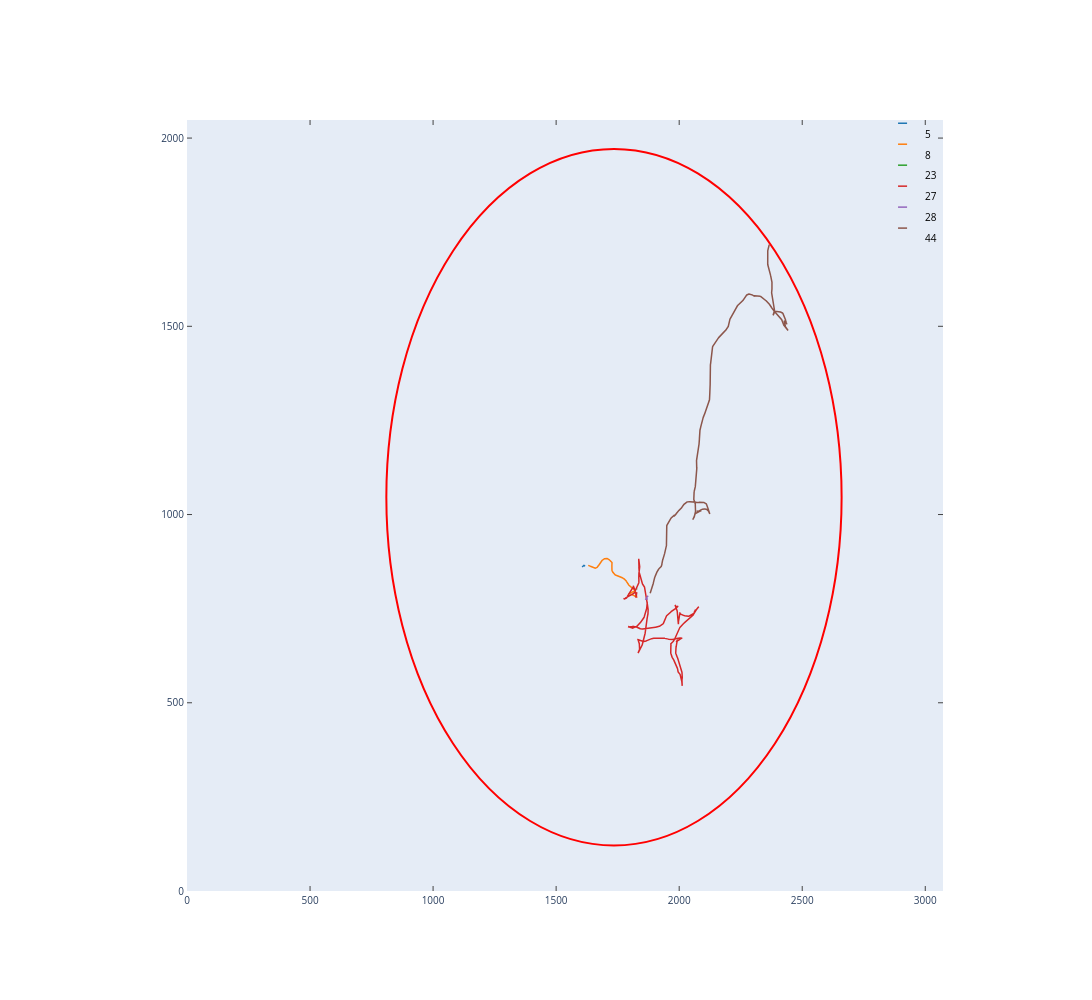

Source (notebook cell):
### Code cell


### Figure 1 — Plotly figure (JSON) as saved in the notebook; plotly's stock layout.template omitted (floating-point values rounded to 4 significant figures; data arrays with more than 128 entries replaced by an {"elided": "..."} marker saying what was removed)
{"data": [{"line": {"color": "rgba (31, 119, 180, 1)", "dash": "solid", "width": 1.5}, "mode": "lines", "name": "5", "type": "scatter", "x": [1606.0, 1606.0, 1606.0, 1607.0, 1607.0, 1607.0, 1608.0, 1608.0, 1609.0, 1609.0, 1610.0, 1610.0, 1610.0, 1610.0, 1610.0, 1611.0, 1611.0, 1611.0, 1612.0, 1612.0, 1613.0, 1613.0, 1613.0, 1614.0, 1614.0, 1614.0, 1615.0, 1615.0, 1616.0, 1616.0, 1617.0, 1617.0, 1617.0, 1617.0, 1618.0], "xaxis": "x", "y": [860.7, 861.1, 861.2, 861.8, 862.0, 862.3, 862.7, 862.9, 863.3, 863.5, 863.7, 863.8, 863.7, 863.7, 863.8, 864.0, 864.1, 864.1, 864.1, 864.5, 864.1, 864.1, 864.2, 864.2, 864.0, 864.0, 863.9, 863.8, 863.8, 863.7, 863.5, 863.5, 863.2, 863.1, 863.2], "yaxis": "y"}, {"line": {"color": "rgba (255, 127, 14, 1)", "dash": "solid", "width": 1.5}, "mode": "lines", "name": "8", "type": "scatter", "x": {"elided": "400 float values"}, "xaxis": "x", "y": {"elided": "400 float values"}, "yaxis": "y"}, {"line": {"color": "rgba (44, 160, 44, 1)", "dash": "solid", "width": 1.5}, "mode": "lines", "name": "23", "type": "scatter", "x": [1827.0, 1827.0, 1827.0, 1828.0, 1828.0, 1828.0, 1828.0, 1828.0, 1828.0, 1828.0, 1828.0, 1828.0, 1828.0, 1828.0, 1828.0, 1828.0, 1827.0], "xaxis": "x", "y": [801.2, 801.6, 801.7, 801.9, 802.1, 802.2, 802.5, 802.5, 802.6, 803.0, 802.6, 802.9, 803.2, 803.4, 803.7, 803.5, 803.9], "yaxis": "y"}, {"line": {"color": "rgba (214, 39, 40, 1)", "dash": "solid", "width": 1.5}, "mode": "lines", "name": "27", "type": "scatter", "x": {"elided": "2336 float values"}, "xaxis": "x", "y": {"elided": "2336 float values"}, "yaxis": "y"}, {"line": {"color": "rgba (148, 103, 189, 1)", "dash": "solid", "width": 1.5}, "mode": "lines", "name": "28", "type": "scatter", "x": [1863.0, 1863.0, 1863.0, 1864.0, 1864.0, 1865.0, 1865.0, 1872.0, 1866.0, 1867.0, 1867.0, 1867.0, 1867.0, 1868.0, 1869.0, 1869.0, 1869.0, 1869.0, 1869.0, 1870.0, 1870.0, 1870.0, 1871.0, 1871.0, 1871.0, 1872.0, 1871.0, 1872.0, 1873.0, 1873.0, 1874.0, 1874.0], "xaxis": "x", "y": [773.4, 774.4, 774.8, 775.2, 775.3, 775.7, 776.1, 775.2, 777.1, 777.7, 778.0, 778.1, 778.5, 778.8, 779.3, 779.4, 779.5, 779.9, 779.9, 780.3, 780.5, 780.9, 781.6, 781.4, 781.7, 782.2, 782.4, 782.9, 783.2, 783.2, 784.0, 784.0], "yaxis": "y"}, {"line": {"color": "rgba (140, 86, 75, 1)", "dash": "solid", "width": 1.5}, "mode": "lines", "name": "44", "type": "scatter", "x": {"elided": "2614 float values"}, "xaxis": "x", "y": {"elided": "2614 float values"}, "yaxis": "y"}], "layout": {"annotations": [{"align": "left", "font": {"color": "#000000", "size": 10}, "opacity": 1, "showarrow": false, "text": "5", "x": 0.974, "xanchor": "left", "xref": "paper", "y": 0.9708, "yanchor": "bottom", "yref": "paper"}, {"align": "left", "font": {"color": "#000000", "size": 10}, "opacity": 1, "showarrow": false, "text": "8", "x": 0.974, "xanchor": "left", "xref": "paper", "y": 0.9436, "yanchor": "bottom", "yref": "paper"}, {"align": "left", "font": {"color": "#000000", "size": 10}, "opacity": 1, "showarrow": false, "text": "23", "x": 0.974, "xanchor": "left", "xref": "paper", "y": 0.9164, "yanchor": "bottom", "yref": "paper"}, {"align": "left", "font": {"color": "#000000", "size": 10}, "opacity": 1, "showarrow": false, "text": "27", "x": 0.974, "xanchor": "left", "xref": "paper", "y": 0.8892, "yanchor": "bottom", "yref": "paper"}, {"align": "left", "font": {"color": "#000000", "size": 10}, "opacity": 1, "showarrow": false, "text": "28", "x": 0.974, "xanchor": "left", "xref": "paper", "y": 0.862, "yanchor": "bottom", "yref": "paper"}, {"align": "left", "font": {"color": "#000000", "size": 10}, "opacity": 1, "showarrow": false, "text": "44", "x": 0.974, "xanchor": "left", "xref": "paper", "y": 0.8348, "yanchor": "bottom", "yref": "paper"}], "autosize": false, "height": 1000, "hovermode": "closest", "margin": {"b": 109, "l": 187, "pad": 0, "r": 149, "t": 120}, "shapes": [{"line": {"color": "rgba (31, 119, 180, 1)", "dash": "solid", "width": 1.5}, "type": "line", "x0": 0.9405, "x1": 0.9525, "xref": "paper", "y0": 0.9958, "y1": 0.9958, "yref": "paper"}, {"line": {"color": "rgba (255, 127, 14, 1)", "dash": "solid", "width": 1.5}, "type": "line", "x0": 0.9405, "x1": 0.9525, "xref": "paper", "y0": 0.9686, "y1": 0.9686, "yref": "paper"}, {"line": {"color": "rgba (44, 160, 44, 1)", "dash": "solid", "width": 1.5}, "type": "line", "x0": 0.9405, "x1": 0.9525, "xref": "paper", "y0": 0.9414, "y1": 0.9414, "yref": "paper"}, {"line": {"color": "rgba (214, 39, 40, 1)", "dash": "solid", "width": 1.5}, "type": "line", "x0": 0.9405, "x1": 0.9525, "xref": "paper", "y0": 0.9142, "y1": 0.9142, "yref": "paper"}, {"line": {"color": "rgba (148, 103, 189, 1)", "dash": "solid", "width": 1.5}, "type": "line", "x0": 0.9405, "x1": 0.9525, "xref": "paper", "y0": 0.887, "y1": 0.887, "yref": "paper"}, {"line": {"color": "rgba (140, 86, 75, 1)", "dash": "solid", "width": 1.5}, "type": "line", "x0": 0.9405, "x1": 0.9525, "xref": "paper", "y0": 0.8598, "y1": 0.8598, "yref": "paper"}, {"line": {"color": "red"}, "type": "circle", "x0": 810, "x1": 2660, "xref": "x", "y0": 121, "y1": 1971, "yref": "y"}], "showlegend": false, "width": 1500, "xaxis": {"anchor": "y", "domain": [0, 1], "mirror": "ticks", "nticks": 8, "range": [0, 3072], "showgrid": false, "showline": true, "side": "bottom", "tickfont": {"size": 10}, "ticks": "inside", "type": "linear", "zeroline": false}, "yaxis": {"anchor": "x", "domain": [0, 1], "mirror": "ticks", "nticks": 10, "range": [0, 2048], "showgrid": false, "showline": true, "side": "left", "tickfont": {"size": 10}, "ticks": "inside", "type": "linear", "zeroline": false}}}
